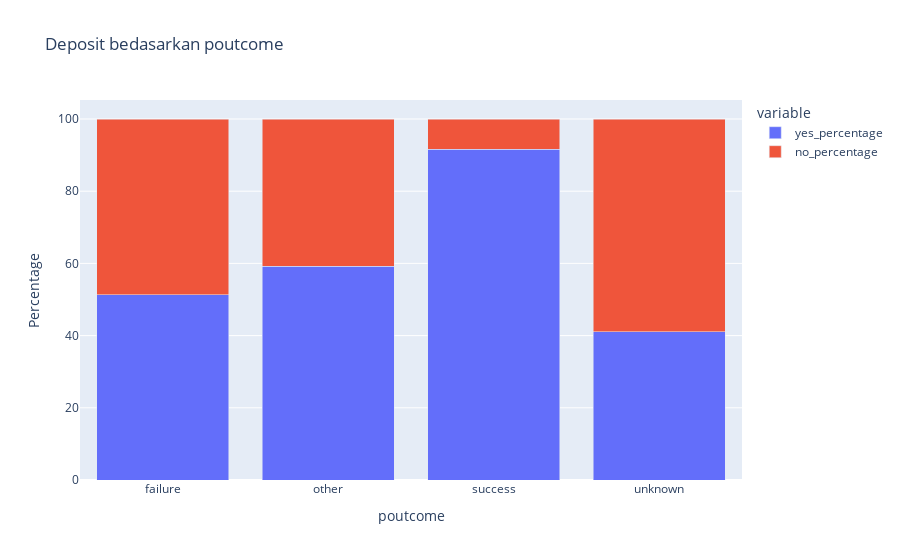

Notebook code for this chart:
### Code cell
# Mengelompokkan data bedasarkan poutcome dan deposit
grouped_data = df.groupby(['poutcome', 'deposit'])['deposit'].count().unstack()

# Menghitung persentase deposit 
grouped_data['total'] = grouped_data.sum(axis=1)
grouped_data['yes_percentage'] = grouped_data['yes'] / grouped_data['total'] * 100
grouped_data['no_percentage'] = grouped_data['no'] / grouped_data['total'] * 100

# Reset index
grouped_data = grouped_data.reset_index()

# Membuat stacked bar plot
fig = px.bar(grouped_data, x='poutcome', y=['yes_percentage', 'no_percentage'],
             title='Deposit bedasarkan poutcome', barmode='stack')

# Set y-axis label
fig.update_yaxes(title_text='Percentage')


fig.show()

### Figure 1 — Plotly figure (JSON) as saved in the notebook; plotly's stock layout.template omitted (floating-point values rounded to 4 significant figures)
{"data": [{"alignmentgroup": "True", "hovertemplate": "variable=yes_percentage<br>poutcome=%{x}<br>value=%{y}<extra></extra>", "legendgroup": "yes_percentage", "marker": {"color": "#636efa", "pattern": {"shape": ""}}, "name": "yes_percentage", "offsetgroup": "yes_percentage", "orientation": "v", "showlegend": true, "textposition": "auto", "type": "bar", "x": ["failure", "other", "success", "unknown"], "xaxis": "x", "y": [51.3, 59.16, 91.58, 41.03], "yaxis": "y"}, {"alignmentgroup": "True", "hovertemplate": "variable=no_percentage<br>poutcome=%{x}<br>value=%{y}<extra></extra>", "legendgroup": "no_percentage", "marker": {"color": "#EF553B", "pattern": {"shape": ""}}, "name": "no_percentage", "offsetgroup": "no_percentage", "orientation": "v", "showlegend": true, "textposition": "auto", "type": "bar", "x": ["failure", "other", "success", "unknown"], "xaxis": "x", "y": [48.7, 40.84, 8.421, 58.97], "yaxis": "y"}], "layout": {"barmode": "stack", "legend": {"title": {"text": "variable"}, "tracegroupgap": 0}, "title": {"text": "Deposit bedasarkan poutcome"}, "xaxis": {"anchor": "y", "domain": [0, 1], "title": {"text": "poutcome"}}, "yaxis": {"anchor": "x", "domain": [0, 1], "title": {"text": "Percentage"}}}}
